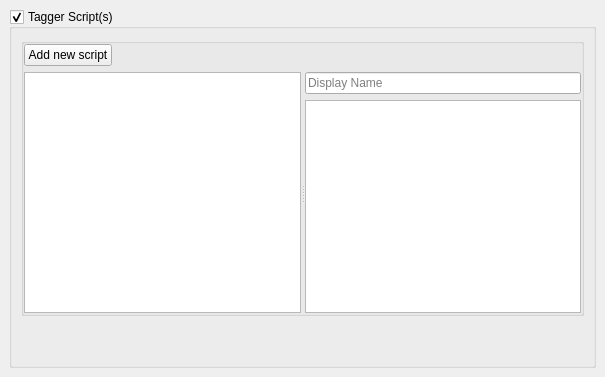
<?xml version="1.0" encoding="UTF-8"?>
<ui version="4.0">
 <class>ScriptingOptionsPage</class>
 <widget class="QWidget" name="ScriptingOptionsPage">
  <property name="geometry">
   <rect>
    <x>0</x>
    <y>0</y>
    <width>605</width>
    <height>377</height>
   </rect>
  </property>
  <layout class="QVBoxLayout">
   <property name="spacing">
    <number>6</number>
   </property>
   <property name="leftMargin">
    <number>9</number>
   </property>
   <property name="topMargin">
    <number>9</number>
   </property>
   <property name="rightMargin">
    <number>9</number>
   </property>
   <property name="bottomMargin">
    <number>9</number>
   </property>
   <item>
    <widget class="QGroupBox" name="enable_tagger_scripts">
     <property name="title">
      <string>Tagger Script(s)</string>
     </property>
     <property name="checkable">
      <bool>true</bool>
     </property>
     <layout class="QVBoxLayout" name="verticalLayout">
      <item>
       <widget class="QGroupBox" name="groupBox">
        <property name="sizePolicy">
         <sizepolicy hsizetype="Expanding" vsizetype="Expanding">
          <horstretch>0</horstretch>
          <verstretch>0</verstretch>
         </sizepolicy>
        </property>
        <property name="title">
         <string/>
        </property>
        <layout class="QVBoxLayout" name="verticalLayout_3">
         <property name="spacing">
          <number>6</number>
         </property>
         <property name="leftMargin">
          <number>0</number>
         </property>
         <property name="topMargin">
          <number>0</number>
         </property>
         <property name="rightMargin">
          <number>0</number>
         </property>
         <property name="bottomMargin">
          <number>0</number>
         </property>
         <item>
          <layout class="QHBoxLayout" name="horizontalLayout">
           <item>
            <widget class="QPushButton" name="add_script">
             <property name="toolTip">
              <string>Add new script</string>
             </property>
             <property name="text">
              <string>Add new script</string>
             </property>
            </widget>
           </item>
           <item>
            <spacer name="horizontalSpacer">
             <property name="orientation">
              <enum>Qt::Horizontal</enum>
             </property>
             <property name="sizeHint" stdset="0">
              <size>
               <width>40</width>
               <height>20</height>
              </size>
             </property>
            </spacer>
           </item>
          </layout>
         </item>
         <item>
          <widget class="QSplitter" name="splitter">
           <property name="orientation">
            <enum>Qt::Horizontal</enum>
           </property>
           <property name="childrenCollapsible">
            <bool>false</bool>
           </property>
           <widget class="QListWidget" name="script_list">
            <property name="sizePolicy">
             <sizepolicy hsizetype="MinimumExpanding" vsizetype="Expanding">
              <horstretch>0</horstretch>
              <verstretch>0</verstretch>
             </sizepolicy>
            </property>
            <property name="minimumSize">
             <size>
              <width>120</width>
              <height>0</height>
             </size>
            </property>
           </widget>
           <widget class="QWidget" name="formWidget" native="true">
            <layout class="QVBoxLayout" name="verticalLayout_2">
             <property name="leftMargin">
              <number>0</number>
             </property>
             <property name="topMargin">
              <number>0</number>
             </property>
             <property name="rightMargin">
              <number>0</number>
             </property>
             <property name="bottomMargin">
              <number>0</number>
             </property>
             <item>
              <widget class="QLineEdit" name="script_name">
               <property name="sizePolicy">
                <sizepolicy hsizetype="Expanding" vsizetype="Fixed">
                 <horstretch>0</horstretch>
                 <verstretch>0</verstretch>
                </sizepolicy>
               </property>
               <property name="placeholderText">
                <string>Display Name</string>
               </property>
              </widget>
             </item>
             <item>
              <widget class="QTextEdit" name="tagger_script">
               <property name="acceptRichText">
                <bool>false</bool>
               </property>
              </widget>
             </item>
            </layout>
           </widget>
          </widget>
         </item>
        </layout>
       </widget>
      </item>
      <item>
       <widget class="QLabel" name="script_error">
        <property name="text">
         <string/>
        </property>
        <property name="alignment">
         <set>Qt::AlignCenter</set>
        </property>
       </widget>
      </item>
      <item>
       <widget class="QLabel" name="scripting_doc_link">
        <property name="text">
         <string/>
        </property>
        <property name="wordWrap">
         <bool>true</bool>
        </property>
        <property name="openExternalLinks">
         <bool>true</bool>
        </property>
       </widget>
      </item>
     </layout>
    </widget>
   </item>
  </layout>
 </widget>
 <tabstops>
  <tabstop>enable_tagger_scripts</tabstop>
  <tabstop>add_script</tabstop>
  <tabstop>script_list</tabstop>
  <tabstop>script_name</tabstop>
  <tabstop>tagger_script</tabstop>
 </tabstops>
 <resources/>
 <connections/>
</ui>
